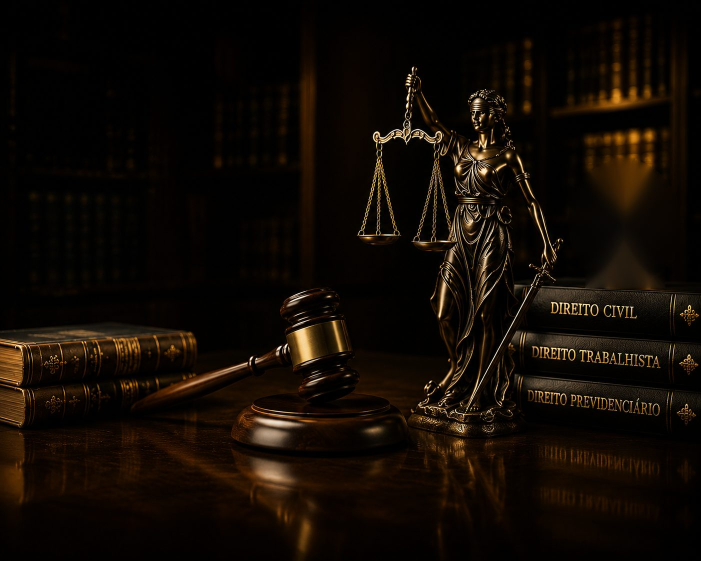
#> input picture assets/img/hero.jpg, 1402 x 1122 px (shown at 1/2 size)
$ python images.py
#> lines starting #> are read from the running program, lines starting #| are printed output that depends on the picture
"""Gera as imagens otimizadas do site (WebP redimensionado, capas, favicons, OG).

Uso:  python3 _build/images.py
As fontes originais ficam em assets/img/ e os arquivos gerados em assets/img/opt/.
"""
from pathlib import Path
from PIL import Image, ImageDraw, ImageFilter, ImageFont, ImageEnhance

ROOT = Path(__file__).resolve().parent.parent
SRC = ROOT / "assets" / "img"
OUT = SRC / "opt"
OUT.mkdir(exist_ok=True)
FONTS = Path(__file__).resolve().parent / "fonts"

GOLD = (197, 162, 83)
INK = (10, 10, 11)


def font(name, size):
    return ImageFont.truetype(str(FONTS / name), size)


def webp(img, name, width, q=80):
    im = img.copy()
    if im.width > width:
        im = im.resize((width, round(im.height * width / im.width)), Image.LANCZOS)
    im.save(OUT / f"{name}-{width}.webp", "WEBP", quality=q, method=6)
    return im.size


def crop_ratio(img, box):
    return img.crop(box)


# [40 lines left out: functions gradient_overlay, vertical_overlay, wrap, not called in this run]


# ---------------------------------------------------------------- hero
hero = Image.open(SRC / "hero.jpg").convert("RGB")  # 1402x1122
#> hero is the input picture: PIL image 1402x1122 RGB; mean R, G, B 17.8, 10.8, 4.8
for w in (1400, 960, 640):
    webp(hero, "hero", w, q=78)

# Recortes do hero usados como base visual das áreas e das capas
CROPS = {
    "trabalhista": (250, 520, 900, 1000),     # malhete
    "previdenciario": (1000, 540, 1402, 900), # livros
    "consumidor": (700, 120, 920, 520),       # balança
    "civil": (760, 120, 1180, 900),           # estátua
    "empresarial": (0, 600, 560, 900),        # livros antigos
    "advocacia": (0, 0, 1402, 1122),          # composição completa
}


# [59 lines left out: functions cover_base, make_cover, make_area_banner, not called in this run]


# ---------------------------------------------------------------- retratos
def portrait(src, box, name):
#> called with src = 'josue-2.jpg', box = (180, 30, 730, 763), name = 'josue'
    im = Image.open(SRC / src).convert("RGB").crop(box)
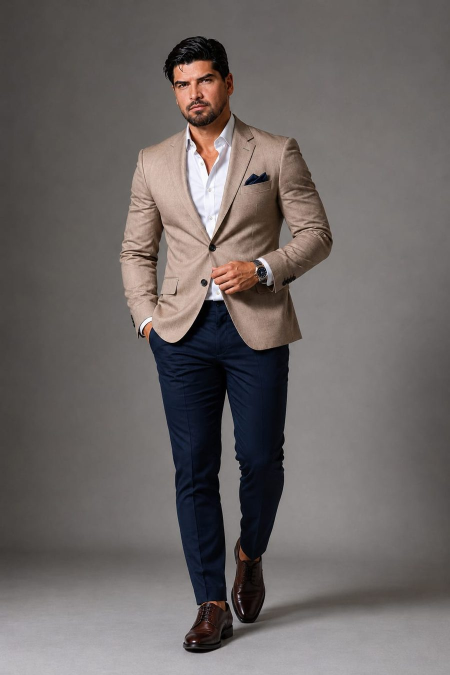
#> input picture assets/img/josue-2.jpg, 900 x 1350 px (shown at 1/2 size)
    im = im.resize((720, 960), Image.LANCZOS)
#> im: PIL image 720x960 RGB
    for w in (720, 420):
        webp(im, name, w, q=80)
    return im


josue = portrait("josue-2.jpg", (180, 30, 730, 763), "josue")
renata = portrait("renata.jpg", (0, 40, 900, 1240), "renata")
#> call 2 of portrait, with src = 'renata.jpg', box = (0, 40, 900, 1240), name = 'renata'
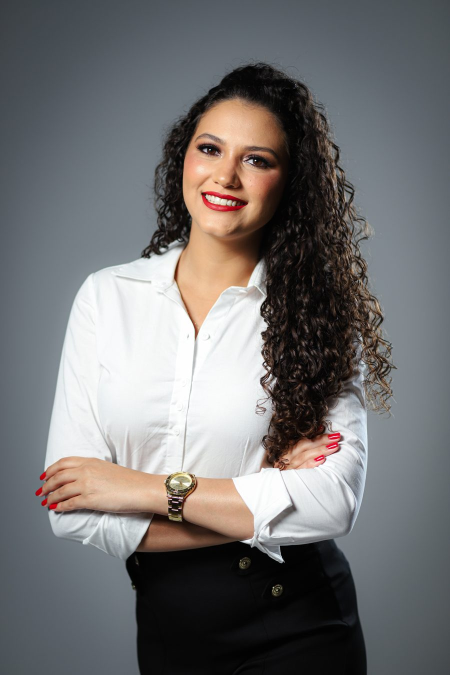
#> input picture assets/img/renata.jpg, 900 x 1350 px (shown at 1/2 size)


def bw(im, name):
    """Retrato em preto e branco editorial, com tons padronizados."""
#> called with name = 'josue-bw'
    from PIL import ImageOps
    g = ImageOps.grayscale(im)
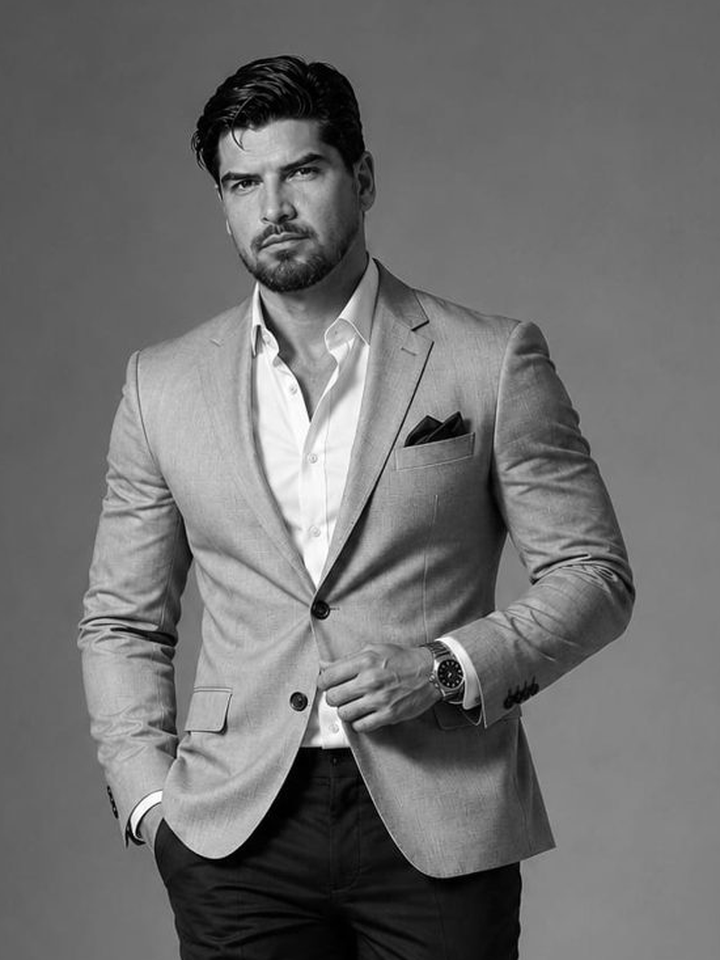
#> g: PIL image 720x960 L; min 0, max 255, mean 111
    g = ImageOps.autocontrast(g, cutoff=(0.5, 0.3))
    g = ImageEnhance.Contrast(g).enhance(1.08)
    g = ImageEnhance.Brightness(g).enhance(0.97)
    # leve tom quente (papel fotográfico)
    toned = ImageOps.colorize(g, black=(14, 13, 12), white=(246, 243, 236), mid=(128, 124, 118))
    for w in (720, 420):
        webp(toned, name, w, q=82)


bw(josue, "josue-bw")
bw(renata, "renata-bw")
#> call 2 of bw, with name = 'renata-bw'
#> in bw (call 2), `g = ImageOps.grayscale(im)`:
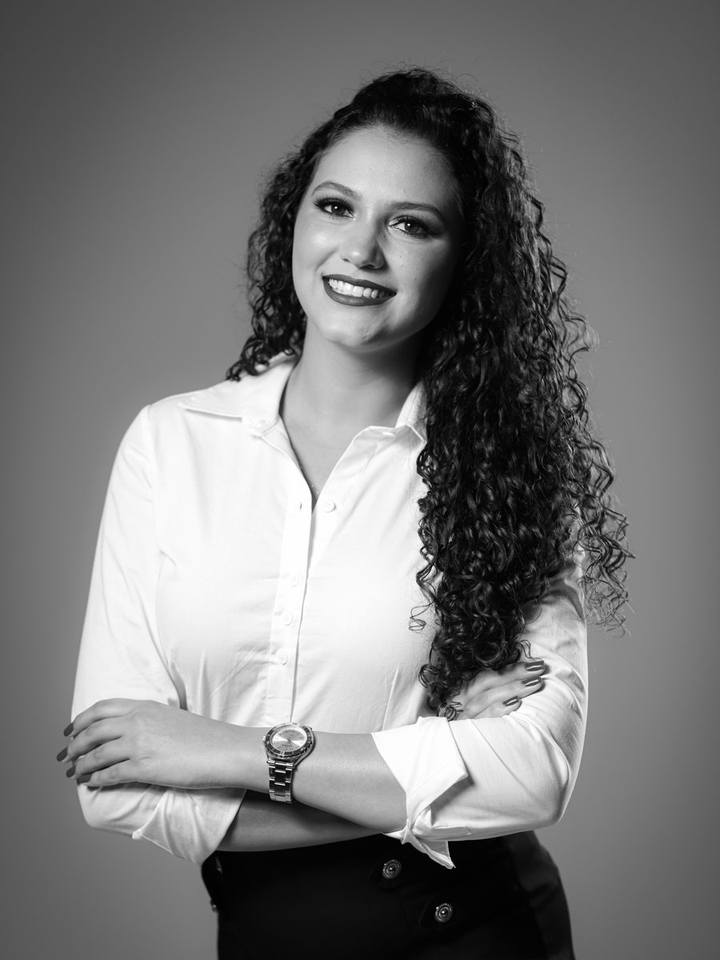
#> g: PIL image 720x960 L; min 0, max 255, mean 120.7
#> in bw (call 2), `toned = ImageOps.colorize(g, black=(14, 13, 12), white=(246, 243, 236)..`:
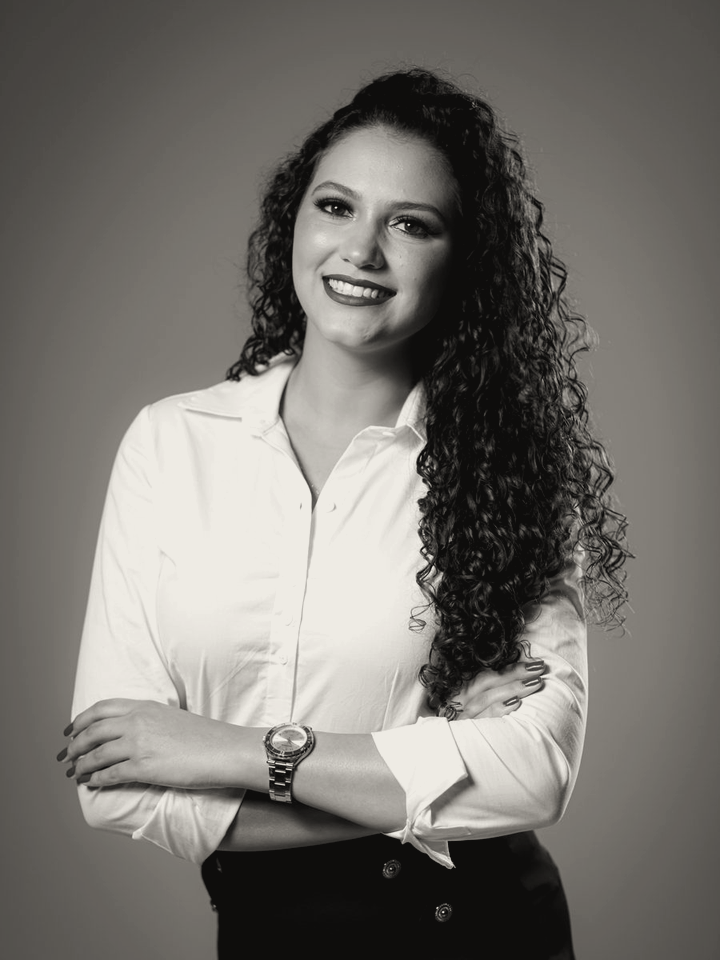
#> toned: PIL image 720x960 RGB; mean R, G, B 117.1, 114.1, 109.3

# Recorte vertical da estátua da Justiça (usado em seções institucionais)
_j = hero.crop((735, 110, 1185, 710)).resize((720, 960), Image.LANCZOS)
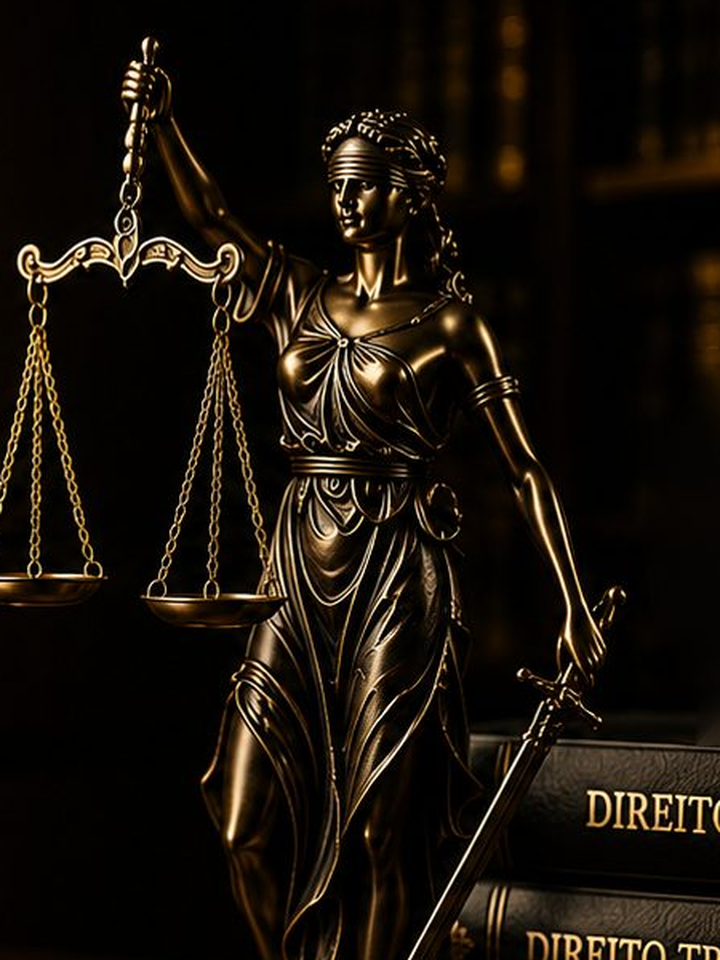
#> _j: PIL image 720x960 RGB; mean R, G, B 24.5, 18.3, 11.5
_j = ImageEnhance.Brightness(_j).enhance(1.05)
for w in (720, 420):
    webp(_j, "justice", w, q=78)
#> this loop made 2 passes
#> pass 2, in webp (call 13), `im = im.resize((width, round(im.height * width / im.width)), Image.LAN..`:
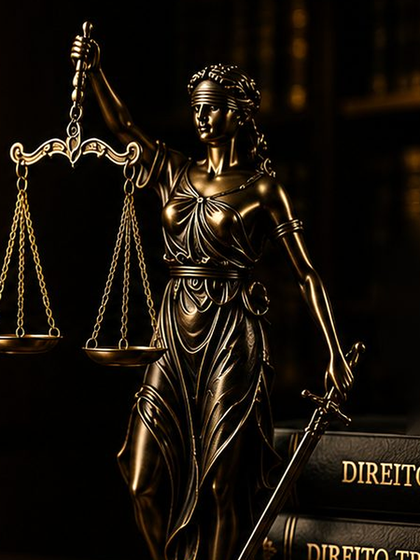
#> im: PIL image 420x560 RGB; mean R, G, B 25.4, 19, 12.1

# ---------------------------------------------------------------- logo / favicons
#> (the run stopped early here; a loop or call above may not have finished)
